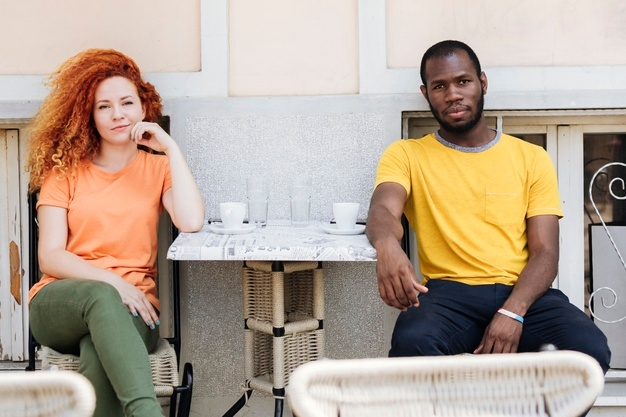
#> input picture FaceDetection/couple.jpg, 626 x 417 px, found by its file name
$ python face-detection.py
#> lines starting #> are read from the running program, lines starting #| are printed output that depends on the picture; after the words box and inside, x2 and y2 are one past the last pixel; in counts of white or black regions, pixels touching at a corner belong together
import cv2
import time
face_cascade = cv2.CascadeClassifier('haarcascade_frontalface_default.xml')
originalImage = cv2.imread('couple.JPG')
#> originalImage is the input picture: shape (417, 626, 3); mean B, G, R 149.3, 164.5, 180.6

grayImage = cv2.cvtColor(originalImage, cv2.COLOR_BGR2GRAY)
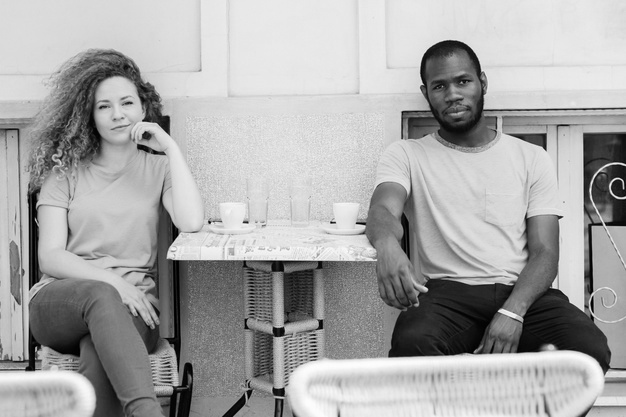
#> grayImage: shape (417, 626); min 0, max 254, mean 167.6

faces = face_cascade.detectMultiScale(grayImage, 1.3, 5)
#> faces = [[419, 58, 66, 66], [87, 81, 60, 60]]

for (x,y,w,h) in faces:
    cv2.rectangle(originalImage,(x,y),(x+w,y+h),(255,255,0),2)
    roi_gray = grayImage[y:y+h, x:x+w]
    roi_color = originalImage[y:y+h, x:x+w]
#> this loop made 2 passes
#> pass 1, `roi_gray = grayImage[y:y+h, x:x+w]`:
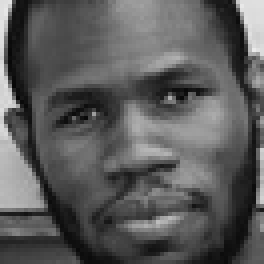
#> roi_gray: shape (66, 66) (shown 4 times larger); min 6, max 234, mean 90.4
#> pass 1, `roi_color = originalImage[y:y+h, x:x+w]`:
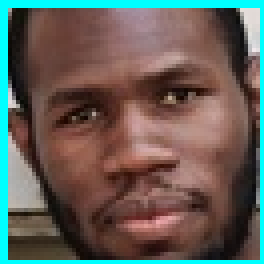
#> roi_color: shape (66, 66, 3) (shown 4 times larger); mean B, G, R 87.7, 94.6, 99.7
#> pass 2, `roi_gray = grayImage[y:y+h, x:x+w]`:
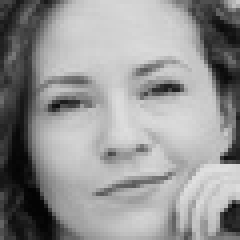
#> roi_gray: shape (60, 60) (shown 4 times larger); min 2, max 223, mean 148.2
#> pass 2, `roi_color = originalImage[y:y+h, x:x+w]`:
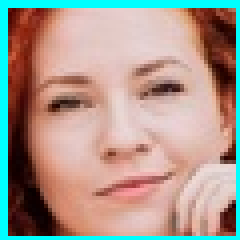
#> roi_color: shape (60, 60, 3) (shown 4 times larger); mean B, G, R 141.7, 152.2, 169.4
#> after the loop:
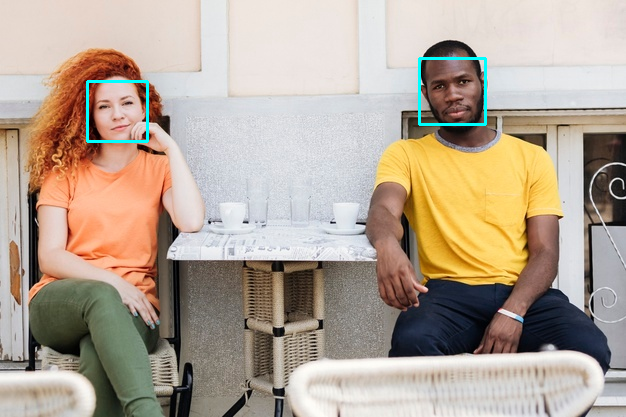
#> originalImage: shape (417, 626, 3); 0.58% of pixels changed, all inside (x1, y1, x2, y2) = (86, 57, 487, 143)

cv2.imshow('Face Detection using Haar Cascade',originalImage)
cv2.waitKey(50)

time.sleep(10)
cv2.destroyAllWindows()
